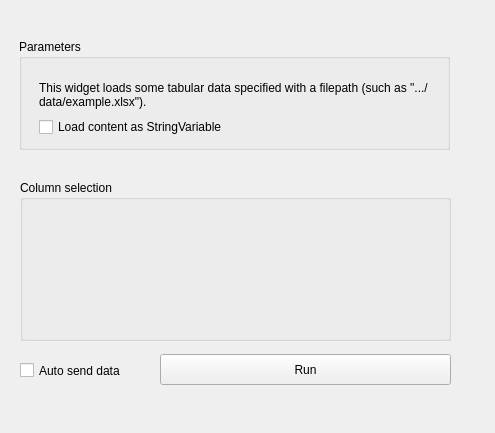
<?xml version="1.0" encoding="UTF-8"?>
<ui version="4.0">
 <class>Form</class>
 <widget class="QWidget" name="Form">
  <property name="geometry">
   <rect>
    <x>0</x>
    <y>0</y>
    <width>495</width>
    <height>433</height>
   </rect>
  </property>
  <property name="windowTitle">
   <string>Form</string>
  </property>
  <widget class="QGroupBox" name="groupBox">
   <property name="geometry">
    <rect>
     <x>19</x>
     <y>39</y>
     <width>431</width>
     <height>111</height>
    </rect>
   </property>
   <property name="title">
    <string>Parameters</string>
   </property>
   <widget class="QCheckBox" name="checkBox">
    <property name="geometry">
     <rect>
      <x>20</x>
      <y>80</y>
      <width>221</width>
      <height>16</height>
     </rect>
    </property>
    <property name="text">
     <string>Load content as StringVariable</string>
    </property>
   </widget>
   <widget class="QLabel" name="Description">
    <property name="geometry">
     <rect>
      <x>20</x>
      <y>10</y>
      <width>391</width>
      <height>91</height>
     </rect>
    </property>
    <property name="text">
     <string>This widget loads some tabular data specified with a filepath (such as &quot;.../data/example.xlsx&quot;).</string>
    </property>
    <property name="textFormat">
     <enum>Qt::AutoText</enum>
    </property>
    <property name="alignment">
     <set>Qt::AlignLeading|Qt::AlignLeft|Qt::AlignVCenter</set>
    </property>
    <property name="wordWrap">
     <bool>true</bool>
    </property>
   </widget>
  </widget>
  <widget class="QPushButton" name="pushButton_send">
   <property name="enabled">
    <bool>true</bool>
   </property>
   <property name="geometry">
    <rect>
     <x>160</x>
     <y>354</y>
     <width>291</width>
     <height>31</height>
    </rect>
   </property>
   <property name="text">
    <string>Run</string>
   </property>
  </widget>
  <widget class="QCheckBox" name="checkBox_send">
   <property name="enabled">
    <bool>true</bool>
   </property>
   <property name="geometry">
    <rect>
     <x>20</x>
     <y>360</y>
     <width>121</width>
     <height>21</height>
    </rect>
   </property>
   <property name="text">
    <string>Auto send data</string>
   </property>
  </widget>
  <widget class="QGroupBox" name="groupBox_3">
   <property name="geometry">
    <rect>
     <x>20</x>
     <y>180</y>
     <width>431</width>
     <height>161</height>
    </rect>
   </property>
   <property name="title">
    <string>Column selection</string>
   </property>
   <widget class="QLabel" name="Description_4">
    <property name="geometry">
     <rect>
      <x>10</x>
      <y>30</y>
      <width>411</width>
      <height>61</height>
     </rect>
    </property>
    <property name="text">
     <string/>
    </property>
    <property name="textFormat">
     <enum>Qt::AutoText</enum>
    </property>
    <property name="alignment">
     <set>Qt::AlignLeading|Qt::AlignLeft|Qt::AlignVCenter</set>
    </property>
    <property name="wordWrap">
     <bool>true</bool>
    </property>
   </widget>
   <widget class="QWidget" name="placeholder" native="true">
    <property name="geometry">
     <rect>
      <x>0</x>
      <y>30</y>
      <width>431</width>
      <height>131</height>
     </rect>
    </property>
   </widget>
  </widget>
 </widget>
 <resources/>
 <connections/>
</ui>
